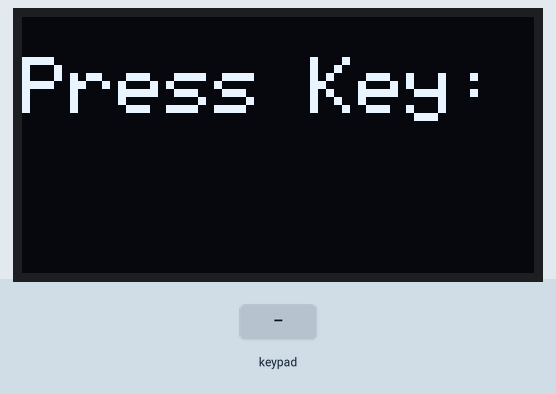
Recording of a sketch running on a simulated Arduino Mega 2560, built with avr-gcc and run on an emulated ATmega2560. On the bench: 128×64 one-colour display. Inputs (shaded band) come from the test bench. What the sketch prints to the serial monitor is not drawn.

Above: at 2.2 s.
2.3 s: keypad keys 1 9 2 1 2 2 2 3 # pressed 0.4 s apart
At 6.0 s:
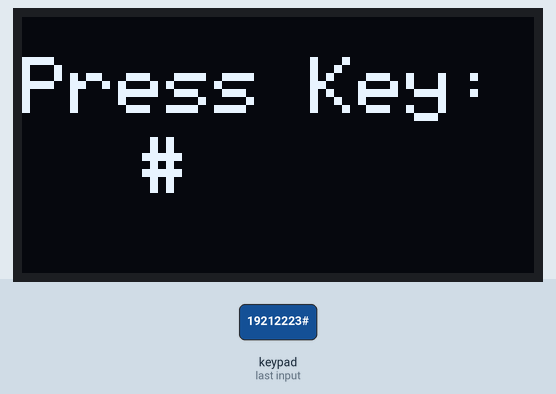
7.4 s: key 'A' pressed
At 8.5 s:
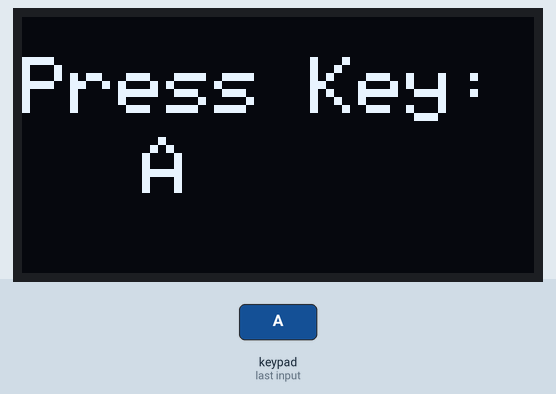
8.9 s: key 'B' pressed
At 9.7 s:
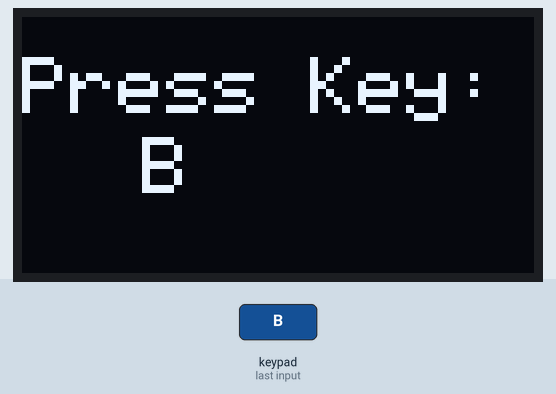
10.4 s: keypad keys 1 9 2 1 2 2 2 3 D pressed 0.4 s apart
At 14.3 s:
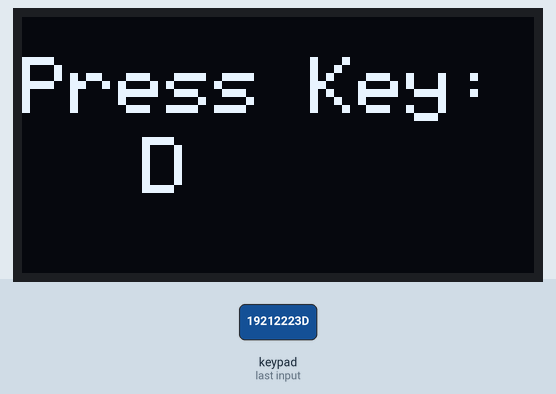
15.5 s: key 'C' pressed
At 16.0 s:
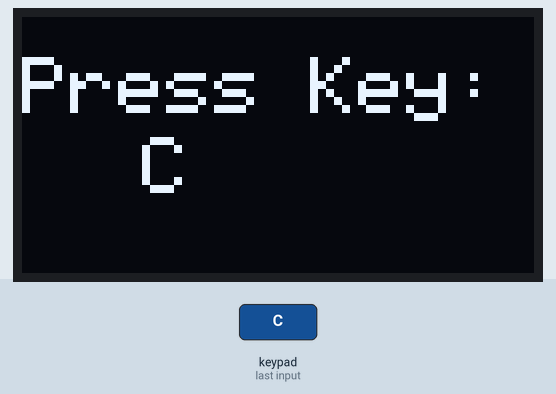
17.0 s: keypad keys 1 9 2 1 2 2 2 3 * pressed 0.4 s apart
At 20.6 s:
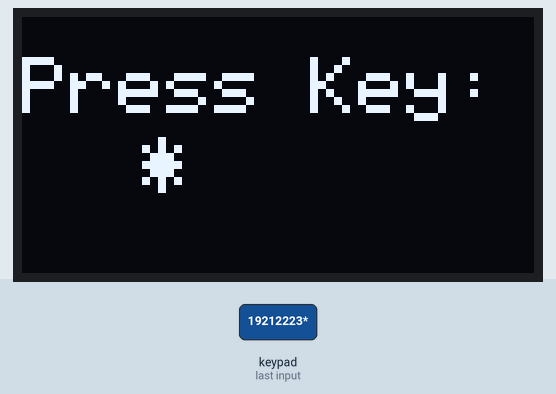
Timing chart, 0 to 22.1 s (numbered marks = the images above; inputs shaded):
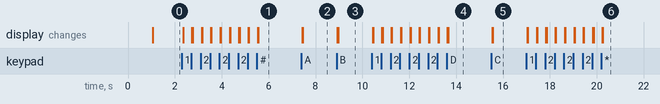

The sketch:

OLED-KeypadTest.ino
```cpp
/* @file CustomKeypad.pde
|| @version 1.0
|| @author Alexander Brevig
|| @contact alexanderbrevig@gmail.com
||
|| @description
|| | Demonstrates changing the keypad size and key values.
|| #
*/
#include <Keypad.h>
#include <Wire.h>
#include <Adafruit_GFX.h>
#include <Adafruit_SSD1306.h>

#define SCREEN_WIDTH 128 // OLED display width, in pixels
#define SCREEN_HEIGHT 64 // OLED display height, in pixels

const byte ROWS = 4; //four rows
const byte COLS = 4; //four columns
//define the cymbols on the buttons of the keypads
char hexaKeys[ROWS][COLS] = {
  {'1','2','3', 'A'},
  {'4','5','6','B'},
  {'7','8','9','C'},
  {'*','0','#','D'}
};
byte rowPins[ROWS] = {19, 21,22, 23}; //connect to the row pinouts of the keypad
byte colPins[COLS] = {2, 4, 5, 18}; //connect to the column pinouts of the keypad

//initialize an instance of class NewKeypad
Keypad customKeypad = Keypad( makeKeymap(hexaKeys), rowPins, colPins, ROWS, COLS);
Adafruit_SSD1306 display(SCREEN_WIDTH, SCREEN_HEIGHT, &Wire, -1);

void setup(){
  Serial.begin(9600);


  if(!display.begin(SSD1306_SWITCHCAPVCC, 0x3C)) { // Address 0x3D for 128x64
    Serial.println(F("SSD1306 allocation failed"));
    for(;;);
  }
  delay(1000);
  display.clearDisplay();

  display.setTextSize(2);
  display.setTextColor(WHITE);
  display.setCursor(0, 10);
  // Display static text
  display.println("Press Key:");
  display.display();

}

void loop(){
  char customKey = customKeypad.getKey();


  if (customKey){
    Serial.println(customKey);

    display.clearDisplay();
    display.setTextSize(2);
    display.setTextColor(WHITE);
    display.setCursor(0, 10);

  // Display static text
    display.println("Press Key:");
    display.display();
    display.setTextSize(2);
    display.setTextColor(WHITE);
    display.setCursor(30, 30);
    display.println(customKey);
    display.display();
  }
}
```

Measured:
- after the input at 2.3 s, the display: first changes after 0.06 s (image 1 shows a later state)
- after the input at 7.4 s, the display: first changes at once (image 2 shows a later state)
- after the input at 8.9 s, the display: first changes at once (image 3 shows a later state)
- after the input at 10.4 s, the display: first changes at once (image 4 shows a later state)
- after the input at 15.5 s, the display: first changes at once (image 5 shows a later state)
- after the input at 17.0 s, the display: first changes at once (image 6 shows a later state)
